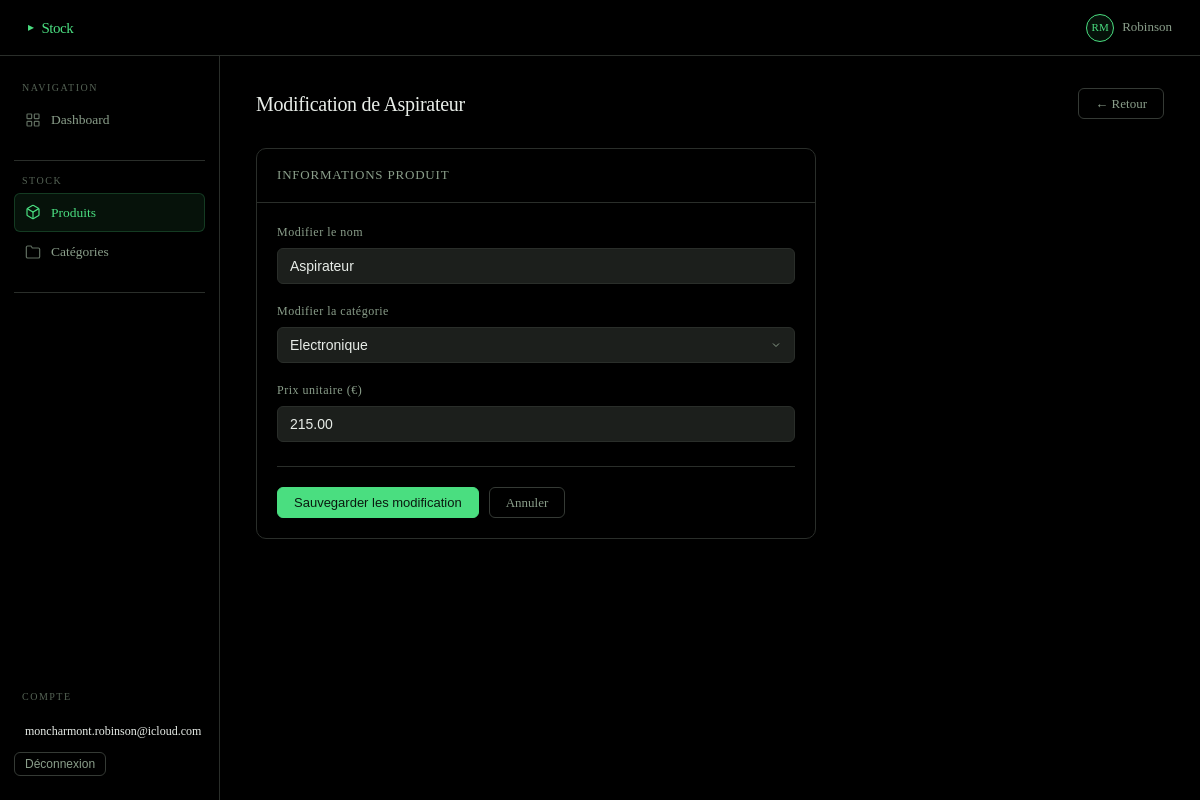
Page /produits/10/modifier/ (signed in) on the committed database.
### members/models.py (models this page shows, shortened)
class User(AbstractUser):
    username    = None
    email       = models.EmailField(unique=True)
    first_name  = models.CharField(max_length=100)
    last_name   = models.CharField(max_length=100)
    USERNAME_FIELD  = "email"
    REQUIRED_FIELDS = []
    objects         = UserManager()

class Product(models.Model):
    user      = models.ForeignKey(User, on_delete=models.CASCADE, related_name="products")
    category  = models.ForeignKey(Category, on_delete=models.SET_NULL, null=True, blank=True, related_name="products")
    name      = models.CharField(max_length=255)
    quantity  = models.PositiveIntegerField(default=0)
    min_alert = models.PositiveIntegerField(default=5)   # seuil d'alerte rupture
    price     = models.DecimalField(max_digits=10, decimal_places=2, default=0)
    created_at = models.DateTimeField(auto_now_add=True)
    class Meta:
        ordering = ["name"]

class Category(models.Model):
    user  = models.ForeignKey(User, on_delete=models.CASCADE, related_name="categories")
    name  = models.CharField(max_length=100)
    color = models.CharField(max_length=7, default="#6366f1")  # couleur hex pour le dashboard
    def __str__(self):
        return self.name
    class Meta:
        ordering            = ["name"]
        verbose_name_plural = "categories"

### members/views.py (the view, shortened to what this page needs)
# urls.py: path("produits/<int:pk>/modifier/",    views.product_edit,   name="product_edit"),
@login_required(login_url="login")
def product_edit(request, pk):
    product = get_object_or_404(Product, pk=pk)
    categories = Category.objects.filter(user=request.user)
    return render(request, "products/edit.html", {"product": product, "categories":categories})

### templates/products/edit.html (shortened to what this page needs)
{% extends "base.html" %}
{% block content %}
<div class="page-header">
  <div>
    <div class="page-title">Modification de {{ product.name }}</div>
  </div>
  <a href="{% url 'product_list' %}" class="btn btn-outline">← Retour</a>
</div>
<div class="card" style="max-width:560px;">
  <div class="card-header">
    <span class="card-title">Informations produit</span>
  </div>
  <div class="card-body">
    <form method="post" action="{% url 'product_edit' product.pk %}">
      <div class="form-group">
        <label class="form-label" for="name">Modifier le nom</label>
        <input
          type="text"
          id="name"
          name="name"
          value={{ product.name }}
          class="form-input"
          placeholder="Ex: Vis M8 acier"
        />
      </div>
      <div class="form-group">
        <label class="form-label" for="category">Modifier la catégorie</label>
        <select id="category" name="category" class="form-select">
          <option value="">{{ product.category }}</option>
        </select>
      </div>
      <div class="form-group">
        <label class="form-label" for="price">Prix unitaire (€)</label>
        <input
          type="number"
          id="price"
          name="price"
          class="form-input"
          step="0.01"
          min="0"
          value={{ product.price }}
          placeholder="0.00"
        />
      </div>
      <div class="form-actions">
        <button type="submit" class="btn btn-primary">Sauvegarder les modification</button>
        <a href="{% url 'product_list' %}" class="btn btn-outline">Annuler</a>
      </div>
    </form>
  </div>
</div>
{% endblock %}

### templates/base.html (shortened to what this page needs)
{% load static %}
<!DOCTYPE html>
<html lang="fr">
<head>
  <link rel="stylesheet" href="{% static 'css/main.css' %}" />
</head>
<body>
<div class="app-shell">
  <header class="topbar">
    <div class="topbar-brand">Stock</div>
    <div class="topbar-right">
      {% if user.is_authenticated %}
        <div class="topbar-user">
          <div class="topbar-avatar">{{ user.first_name|first|upper }}{{ user.last_name|first|upper }}</div>
          <span>{{ user.first_name }}</span>
        </div>
      {% endif %}
    </div>
  </header>
  <aside class="sidebar">
    <div class="sidebar-section">
      <div class="sidebar-label">Navigation</div>
      <a href="{% url 'accueil' %}" class="sidebar-link">
        <svg class="icon" viewBox="0 0 24 24" fill="none" stroke="currentColor" stroke-width="1.8">
          <rect x="3" y="3" width="7" height="7" rx="1"/><rect x="14" y="3" width="7" height="7" rx="1"/>
          <rect x="3" y="14" width="7" height="7" rx="1"/><rect x="14" y="14" width="7" height="7" rx="1"/>
        </svg>
        Dashboard
      </a>
    </div>
    <div class="sidebar-divider"></div>
    <div class="sidebar-section">
      <div class="sidebar-label">Stock</div>
      <a href="{% url 'product_list' %}" class="sidebar-link">
        <svg class="icon" viewBox="0 0 24 24" fill="none" stroke="currentColor" stroke-width="1.8">
          <path d="M21 16V8a2 2 0 00-1-1.73l-7-4a2 2 0 00-2 0l-7 4A2 2 0 003 8v8a2 2 0 001 1.73l7 4a2 2 0 002 0l7-4A2 2 0 0021 16z"/>
          <polyline points="3.27 6.96 12 12.01 20.73 6.96"/><line x1="12" y1="22.08" x2="12" y2="12"/>
        </svg>
        Produits
      </a>
      <a href="{% url 'category_list' %}" class="sidebar-link">
        <svg class="icon" viewBox="0 0 24 24" fill="none" stroke="currentColor" stroke-width="1.8">
          <path d="M22 19a2 2 0 01-2 2H4a2 2 0 01-2-2V5a2 2 0 012-2h5l2 3h9a2 2 0 012 2z"/>
        </svg>
        Catégories
      </a>
    </div>
    <div class="sidebar-divider"></div>
    <div class="sidebar-bottom">
      <div class="sidebar-label" style="margin-bottom:8px">Compte</div>
      <div class="sidebar-link" style="cursor:default; color: var(--text3); font-size:12px; font-family: var(--font-mono);">
        {{ user.email }}
      </div>
      {% if user.is_authenticated %}
      <form method="post" action="{% url 'logout' %}" style="display:inline">
          <button type="submit" class="btn btn-outline btn-sm">Déconnexion</button>
        </form>
        {% endif %}
    </div>
  </aside>
  <main class="main">
    {% block content %}{% endblock %}
  </main>
</div>
</body>
</html>

### static/css/main.css (style rules this page uses)
*, *::before, *::after { box-sizing: border-box; margin: 0; padding: 0; }
html { font-size: 16px; -webkit-font-smoothing: antialiased; }
body { background: #000000; color: #e8ede8; min-height: 100vh; line-height: 1.6; }
a { color: inherit; text-decoration: none; }
.app-shell { display: grid; grid-template-columns: 220px 1fr; grid-template-rows: auto 1fr; min-height: 100vh; }
.topbar { grid-column: 1 / -1; display: flex; align-items: center; justify-content: space-between; padding: 0 28px; height: 56px; border-bottom: 1px solid #2a2e2a; background: #000000; position: sticky; top: 0; z-index: 100; }
.topbar-brand { font-size: 15px; font-weight: 500; color: #4ade80; letter-spacing: -0.5px; display: flex; align-items: center; gap: 8px; }
.topbar-brand::before { content: '▸'; font-size: 12px; }
.topbar-right { display: flex; align-items: center; gap: 20px; font-size: 13px; color: #8a9e8a; }
.topbar-user { display: flex; align-items: center; gap: 8px; }
.topbar-avatar { width: 28px; height: 28px; background: rgba(74, 222, 128, 0.08); border: 1px solid #4ade80; border-radius: 50%; display: flex; align-items: center; justify-content: center; font-size: 11px; color: #4ade80; }
.sidebar { background: #000000; border-right: 1px solid #2a2e2a; padding: 24px 0; display: flex; flex-direction: column; gap: 4px; }
.sidebar-section { padding: 0 14px; margin-bottom: 8px; }
.sidebar-label { font-size: 10px; color: #556355; letter-spacing: 1.5px; text-transform: uppercase; padding: 0 8px; margin-bottom: 4px; }
.sidebar-link { display: flex; align-items: center; gap: 10px; padding: 8px 10px; border-radius: 6px; font-size: 13.5px; color: #8a9e8a; transition: all 150ms ease; cursor: pointer; border: 1px solid transparent; }
.sidebar-link.active { background: rgba(74, 222, 128, 0.08); color: #4ade80; border-color: rgba(74, 222, 128, 0.2); }
.sidebar-link .icon { width: 16px; height: 16px; opacity: 0.7; flex-shrink: 0; }
.sidebar-link.active .icon { opacity: 1; }
.sidebar-divider { height: 1px; background: #2a2e2a; margin: 8px 14px; }
.sidebar-bottom { margin-top: auto; padding: 0 14px; }
.main { padding: 32px 36px; overflow-y: auto; }
.page-header { display: flex; align-items: flex-start; justify-content: space-between; margin-bottom: 28px; gap: 16px; }
.page-title { font-size: 20px; font-weight: 500; color: #e8ede8; letter-spacing: -0.3px; }
.card { background: #000000; border: 1px solid #2a2e2a; border-radius: 10px; overflow: hidden; }
.card-header { padding: 16px 20px; border-bottom: 1px solid #2a2e2a; display: flex; align-items: center; justify-content: space-between; gap: 12px; }
.card-title { font-size: 13px; font-weight: 500; color: #8a9e8a; text-transform: uppercase; letter-spacing: 0.8px; }
.card-body { padding: 20px; }
.btn { display: inline-flex; align-items: center; gap: 7px; padding: 8px 16px; border-radius: 6px; font-size: 13px; font-weight: 500; cursor: pointer; border: 1px solid transparent; transition: all 150ms ease; white-space: nowrap; line-height: 1; }
.btn-primary { background: #4ade80; color: #0a1a0f; border-color: #4ade80; }
.btn-outline { background: transparent; color: #8a9e8a; border-color: #353a35; }
.btn-sm { padding: 5px 10px; font-size: 12px; }
.form-group { display: flex; flex-direction: column; gap: 6px; margin-bottom: 18px; }
.form-label { font-size: 12px; color: #8a9e8a; letter-spacing: 0.5px; }
.form-input, .form-select, .form-textarea { background: #1c1f1c; border: 1px solid #2a2e2a; border-radius: 6px; padding: 9px 12px; color: #e8ede8; font-size: 14px; width: 100%; transition: border-color 150ms ease, box-shadow 150ms ease; outline: none; }
.form-input::placeholder { color: #556355; }
.form-select { appearance: none; cursor: pointer; background-repeat: no-repeat; background-position: right 12px center; padding-right: 36px; }
.form-actions { display: flex; align-items: center; gap: 10px; margin-top: 24px; padding-top: 20px; border-top: 1px solid #2a2e2a; }

### rows in the picture
User: first_name|first "R", last_name|first "M", first_name "Robinson", email "moncharmont.robinson@icloud.com"
Product: name "Aspirateur", category "Electronique", price "215.00"
